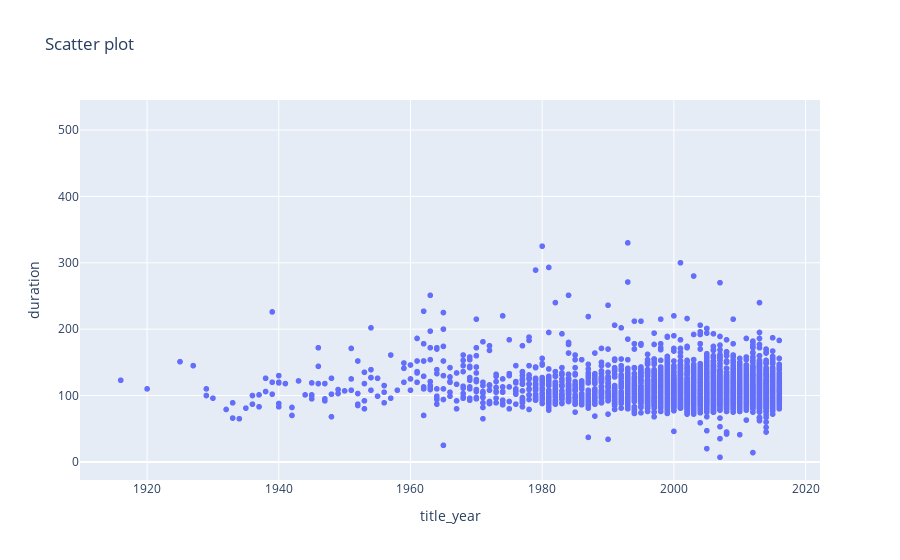

Here is the notebook cell this chart was saved with:
### Code cell
fig = px.scatter(df, x="title_year", y="duration",
                 title="Scatter plot")
fig.show()

### Figure 1 — Plotly figure (JSON) as saved in the notebook; plotly's stock layout.template omitted (floating-point values rounded to 4 significant figures; data arrays with more than 128 entries replaced by an {"elided": "..."} marker saying what was removed)
{"data": [{"hovertemplate": "title_year=%{x}<br>duration=%{y}<extra></extra>", "legendgroup": "", "marker": {"color": "#636efa", "symbol": "circle"}, "mode": "markers", "name": "", "showlegend": false, "type": "scattergl", "x": {"elided": "5043 int values"}, "xaxis": "x", "y": {"elided": "5043 int values"}, "yaxis": "y"}], "layout": {"legend": {"tracegroupgap": 0}, "title": {"text": "Scatter plot"}, "xaxis": {"anchor": "y", "domain": [0, 1], "title": {"text": "title_year"}}, "yaxis": {"anchor": "x", "domain": [0, 1], "title": {"text": "duration"}}}}
